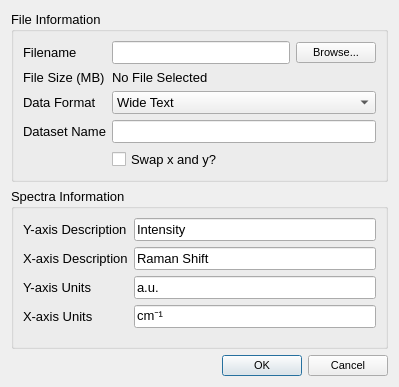
<?xml version="1.0" encoding="UTF-8"?>
<ui version="4.0">
 <class>LoadDataset</class>
 <widget class="QDialog" name="LoadDataset">
  <property name="geometry">
   <rect>
    <x>0</x>
    <y>0</y>
    <width>399</width>
    <height>387</height>
   </rect>
  </property>
  <property name="font">
   <font>
    <pointsize>10</pointsize>
   </font>
  </property>
  <property name="windowTitle">
   <string>Load Dataset</string>
  </property>
  <layout class="QVBoxLayout" name="verticalLayout">
   <item>
    <widget class="QGroupBox" name="fileInfoGroupBox">
     <property name="title">
      <string>File Information</string>
     </property>
     <layout class="QFormLayout" name="formLayout">
      <item row="0" column="0">
       <widget class="QLabel" name="filenameLabel">
        <property name="text">
         <string>Filename</string>
        </property>
       </widget>
      </item>
      <item row="0" column="1">
       <layout class="QHBoxLayout" name="filenameLayout">
        <item>
         <widget class="QLineEdit" name="filenameLineEdit">
          <property name="enabled">
           <bool>true</bool>
          </property>
         </widget>
        </item>
        <item>
         <widget class="QPushButton" name="browseButton">
          <property name="font">
           <font>
            <pointsize>8</pointsize>
           </font>
          </property>
          <property name="text">
           <string>Browse...</string>
          </property>
         </widget>
        </item>
       </layout>
      </item>
      <item row="1" column="0">
       <widget class="QLabel" name="fileSizeLabel_2">
        <property name="text">
         <string>File Size (MB)</string>
        </property>
       </widget>
      </item>
      <item row="1" column="1">
       <widget class="QLabel" name="fileSizeLabel">
        <property name="text">
         <string>No File Selected</string>
        </property>
       </widget>
      </item>
      <item row="2" column="0">
       <widget class="QLabel" name="formatLabel">
        <property name="text">
         <string>Data Format</string>
        </property>
       </widget>
      </item>
      <item row="2" column="1">
       <widget class="QComboBox" name="dataFormatComboBox">
        <item>
         <property name="text">
          <string>Wide Text</string>
         </property>
        </item>
        <item>
         <property name="text">
          <string>Long Text</string>
         </property>
        </item>
        <item>
         <property name="text">
          <string>Wide Text (CSV)</string>
         </property>
        </item>
        <item>
         <property name="text">
          <string>Long Text (CSV)</string>
         </property>
        </item>
        <item>
         <property name="text">
          <string>Vespucci Dataset</string>
         </property>
        </item>
       </widget>
      </item>
      <item row="3" column="0">
       <widget class="QLabel" name="nameLabel">
        <property name="text">
         <string>Dataset Name</string>
        </property>
       </widget>
      </item>
      <item row="3" column="1">
       <widget class="QLineEdit" name="nameLineEdit">
        <property name="toolTip">
         <string>The dataset should have a unique name that is a valid filename on your operating system.</string>
        </property>
       </widget>
      </item>
      <item row="4" column="1">
       <widget class="QCheckBox" name="swapCheckBox">
        <property name="toolTip">
         <string>Depending on your settings, your data may have y in the column before x, rather than the traditional x before y.  Enabling this option will take the first column as y and second column as x.  Applies only to text files.</string>
        </property>
        <property name="text">
         <string>Swap x and y?</string>
        </property>
       </widget>
      </item>
     </layout>
    </widget>
   </item>
   <item>
    <widget class="QGroupBox" name="spectraInfoGroupBox">
     <property name="title">
      <string>Spectra Information</string>
     </property>
     <layout class="QFormLayout" name="formLayout_2">
      <property name="fieldGrowthPolicy">
       <enum>QFormLayout::AllNonFixedFieldsGrow</enum>
      </property>
      <item row="0" column="0">
       <widget class="QLabel" name="yLabel">
        <property name="text">
         <string>Y-axis Description</string>
        </property>
       </widget>
      </item>
      <item row="0" column="1">
       <widget class="QLineEdit" name="yDescriptionLineEdit">
        <property name="text">
         <string>Intensity</string>
        </property>
       </widget>
      </item>
      <item row="1" column="0">
       <widget class="QLabel" name="xLabel">
        <property name="text">
         <string>X-axis Description</string>
        </property>
       </widget>
      </item>
      <item row="1" column="1">
       <widget class="QLineEdit" name="xDescriptionLineEdit">
        <property name="text">
         <string>Raman Shift</string>
        </property>
       </widget>
      </item>
      <item row="2" column="0">
       <widget class="QLabel" name="yUnitsLabel">
        <property name="text">
         <string>Y-axis Units</string>
        </property>
       </widget>
      </item>
      <item row="3" column="0">
       <widget class="QLabel" name="xUnitsLabel">
        <property name="text">
         <string>X-axis Units</string>
        </property>
       </widget>
      </item>
      <item row="2" column="1">
       <widget class="QLineEdit" name="yUnitsLineEdit">
        <property name="text">
         <string>a.u.</string>
        </property>
       </widget>
      </item>
      <item row="3" column="1">
       <widget class="QLineEdit" name="xUnitsLineEdit">
        <property name="text">
         <string>cm⁻¹</string>
        </property>
       </widget>
      </item>
     </layout>
    </widget>
   </item>
   <item>
    <widget class="QDialogButtonBox" name="buttonBox">
     <property name="font">
      <font>
       <pointsize>8</pointsize>
      </font>
     </property>
     <property name="orientation">
      <enum>Qt::Horizontal</enum>
     </property>
     <property name="standardButtons">
      <set>QDialogButtonBox::Cancel|QDialogButtonBox::Ok</set>
     </property>
    </widget>
   </item>
  </layout>
 </widget>
 <resources/>
 <connections>
  <connection>
   <sender>buttonBox</sender>
   <signal>accepted()</signal>
   <receiver>LoadDataset</receiver>
   <slot>accept()</slot>
   <hints>
    <hint type="sourcelabel">
     <x>207</x>
     <y>359</y>
    </hint>
    <hint type="destinationlabel">
     <x>157</x>
     <y>274</y>
    </hint>
   </hints>
  </connection>
  <connection>
   <sender>buttonBox</sender>
   <signal>rejected()</signal>
   <receiver>LoadDataset</receiver>
   <slot>reject()</slot>
   <hints>
    <hint type="sourcelabel">
     <x>275</x>
     <y>359</y>
    </hint>
    <hint type="destinationlabel">
     <x>286</x>
     <y>274</y>
    </hint>
   </hints>
  </connection>
 </connections>
</ui>
